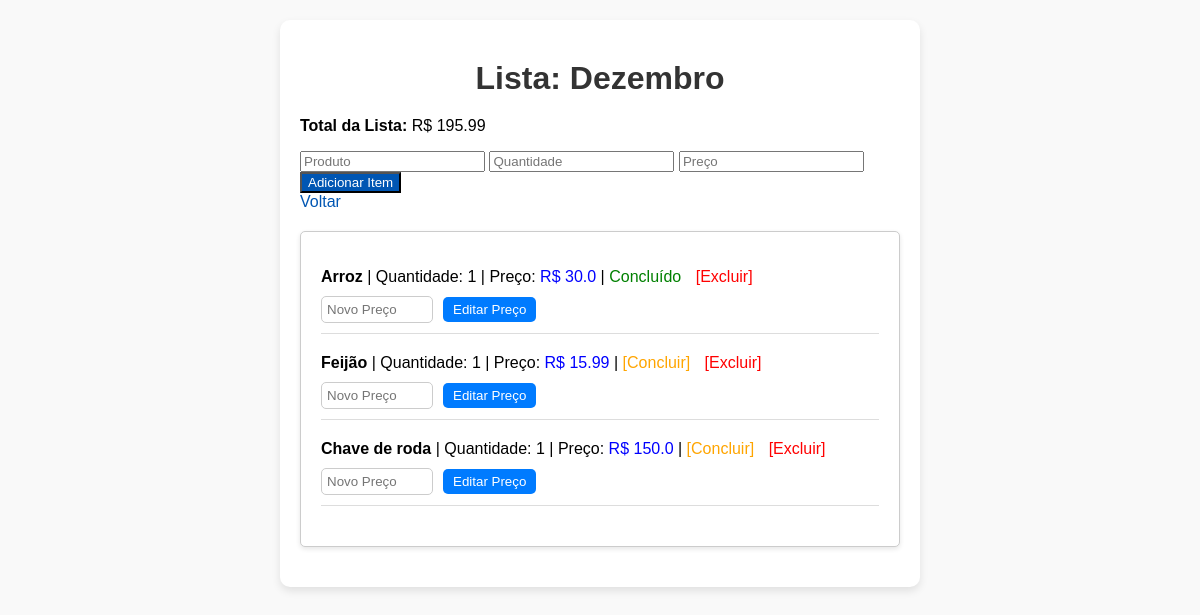
The app's page /lista/1 with its own data.
### tables this page shows
CREATE TABLE listas (
        id INTEGER PRIMARY KEY AUTOINCREMENT,
        nome TEXT NOT NULL
    );

CREATE TABLE itens (
        id INTEGER PRIMARY KEY AUTOINCREMENT,
        lista_id INTEGER NOT NULL,
        produto TEXT NOT NULL,
        quantidade INTEGER NOT NULL,
        preco REAL NOT NULL,
        concluido INTEGER DEFAULT 0,
        FOREIGN KEY (lista_id) REFERENCES listas (id)
    );

### App.py (the view)
@app.route("/lista/<int:lista_id>")
def visualizar_lista(lista_id):
    conn = sqlite3.connect("lista_compras.db")
    cursor = conn.cursor()
    cursor.execute("SELECT * FROM listas WHERE id = ?", (lista_id,))
    lista = cursor.fetchone()
    cursor.execute("SELECT * FROM itens WHERE lista_id = ?", (lista_id,))
    itens = cursor.fetchall()
    total = calcular_total(lista_id)
    conn.close()
    return render_template("lista.html", lista=lista, itens=itens, total=total)

### App.py (called while the page is built)
def calcular_total(lista_id):
    conn = sqlite3.connect("lista_compras.db")
    cursor = conn.cursor()
    cursor.execute("SELECT quantidade, preco FROM itens WHERE lista_id = ?", (lista_id,))
    itens = cursor.fetchall()
    conn.close()
    total = sum(quantidade * preco for quantidade, preco in itens)
    return total

### templates/lista.html (shortened to what this page needs)
<!DOCTYPE html>
<html lang="en">
<head>
    <link rel="stylesheet" href="/static/style.css">
</head>
<body>
    <div class="app">
        <div class="form">
            <h1>Lista: {{ lista[1] }}</h1>
            <p><strong>Total da Lista:</strong> R$ {{ total|round(2) }}</p>
            <form action="/adicionar_item/{{ lista[0] }}" method="POST">
                <input type="text" name="produto" placeholder="Produto" required>
                <input type="number" name="quantidade" placeholder="Quantidade" required>
                <input type="number" step="0.01" name="preco" placeholder="Preço" required>
                <button type="submit">Adicionar Item</button>
            </form>
            <a href="/">Voltar</a>
        </div>
        <div class="iten">
            <ul>
                {% for item in itens %}
                    <li style="margin-bottom: 20px; border-bottom: 1px solid #ddd; padding-bottom: 10px;">
                        <strong>{{ item[2] }}</strong> | Quantidade: {{ item[3] }} | Preço: <span style="color: blue;">R$ {{ item[4]|round(2) }}</span> |
                        {% if item[5] %}
                            <span style="color: green;">Concluído</span>
                        {% else %}
                            <a href="/concluir_item/{{ item[0] }}/{{ lista[0] }}" style="color: orange;">[Concluir]</a>
                        {% endif %}
                        <a href="/excluir_item/{{ item[0] }}/{{ lista[0] }}" style="color: red; margin-left: 10px;">[Excluir]</a>
                        <form action="/editar_preco/{{ item[0] }}/{{ lista[0] }}" method="POST" style="margin-top: 10px; display: flex; align-items: center; gap: 10px;">
                            <input type="number" step="0.01" name="novo_preco" placeholder="Novo Preço" required style="padding: 5px; width: 100px; border: 1px solid #ccc; border-radius: 5px;">
                            <button type="submit" style="padding: 5px 10px; background-color: #007BFF; color: white; border: none; border-radius: 5px; cursor: pointer;">
                                Editar Preço
                            </button>
                        </form>
                    </li>
                {% endfor %}
            </ul>
        </div>
    </div>
</body>
</html>

### static/style.css (style rules this page uses)
body { font-family: Arial, sans-serif; background-color: #f9f9f9; margin: 0; padding: 20px; }
h1 { text-align: center; margin: 20px 0; color: #333; }
.app { max-width: 600px; margin: auto; background: #fff; border-radius: 10px; box-shadow: 0 4px 8px rgba(0, 0, 0, 0.1); padding: 20px; }
ul { list-style-type: none; padding: 0; }
li { margin-bottom: 15px; }
button { background-color: #0056b3; color: white; cursor: pointer; }
form input { transition: box-shadow 0.3s ease; }
a { color: #0056b3; text-decoration: none; }
.iten { max-width: 600px; margin: 20px auto; padding: 20px; background: white; border: 1px solid #ccc; border-radius: 5px; box-shadow: 0 2px 5px rgba(0, 0, 0, 0.1); }

### records on screen
listas: nome "Dezembro"
itens: produto "Arroz", quantidade "1", preco "30.0", concluido "Concluído"
itens: produto "Feijão", quantidade "1", preco "15.99"
itens: produto "Chave de roda", quantidade "1", preco "150.0"

### other values on screen
{{ total|round(2) }} "195.99"
